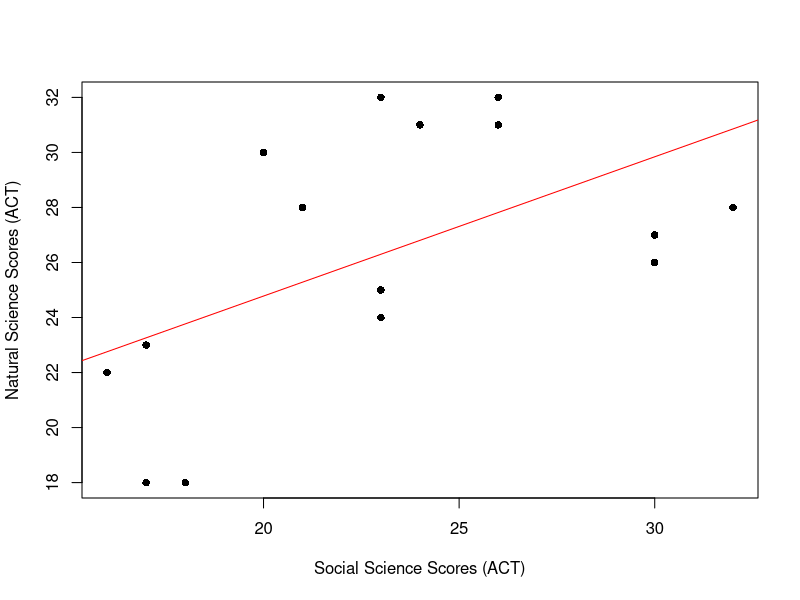

This chart was generated by the following R code:
# 6.5-6. Let x and y equal the ACT scores in social sci-
# ence and natural science, respectively, for a student who
# is applying for admission to a small liberal arts college. A
# sample of n = 15 such students yielded the following data:

x <- c(32, 23, 23, 23, 26, 30, 17, 20, 17, 18, 26, 16, 21, 24, 30)
y <- c(28, 25, 24, 32, 31, 27, 23, 30, 18, 18, 32, 22, 28, 31, 26)

# (a) Calculate the least squares regression line for these
# data.

cor(x,y)

mean(x)

m <- lm(y ~ x)
# m
# 
# abline(m, col = "red")

m1 <- lm(y ~ I(x - mean(x)))
m1

# (b) Plot the points and the least squares regression line on
# the same graph.

plot(x, y, xlab = "Social Science Scores (ACT)",
     ylab = "Natural Science Scores (ACT)", pch=16)

abline(m, col = "red")

# (c) Find point estimates for α, β, and σ^2 .

# summary(m1)
# y_i_hat
resid(m1)
# (y_i - y_i_hat)^2
resid(m1)^2
# point estimator for σ^2
sum(resid(m1)^2)/15